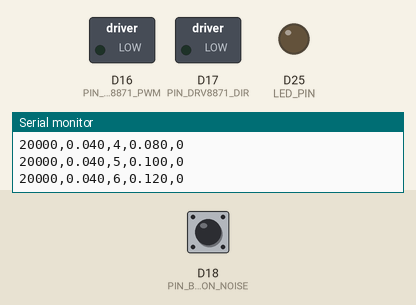
Simulated run of this sketch. Board: Arduino Due. Shown: switched loads named in the sketch (green lamp = pin HIGH), output pins drawn as LEDs (lit = HIGH), the last lines printed to the serial monitor. Inputs (shaded band) come from the test bench; at power-on: D18 (PIN_BUTTON_NOISE) HIGH.

Above: at 1.6 s.
1.7 s: D18 (PIN_BUTTON_NOISE) pulled LOW for 0.2 s
At 1.93 s:
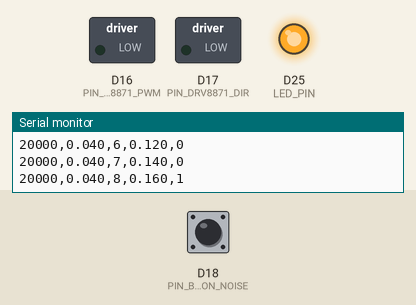
4.9 s: D18 (PIN_BUTTON_NOISE) pulled LOW for 1 s
At 6.8 s:
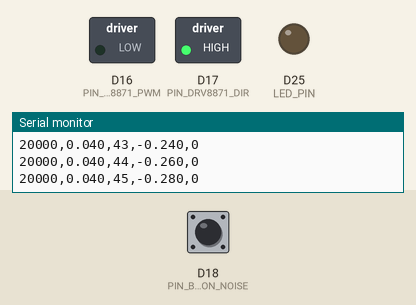
8.9 s: D18 (PIN_BUTTON_NOISE) pulled LOW for 3.2 s
At 9.5 s:
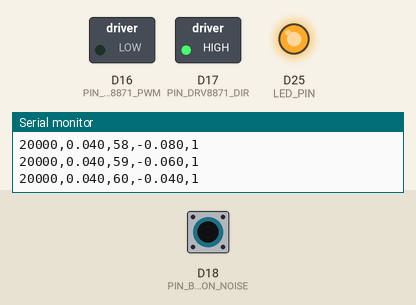
Timing chart, 0 to 19.7 s (numbered marks = the images above; inputs shaded):
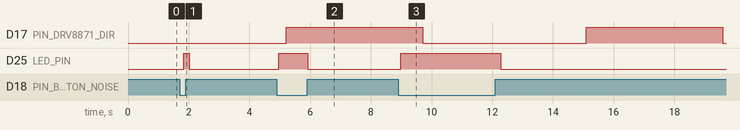

The sketch:

silent-motor.ino
```cpp
// See main_clean.cpp
```

main_clean.cpp
```cpp
#include "config.h"
#ifndef RUN_NOISE_SWEEP
#define RUN_NOISE_SWEEP 0
#endif
#if !RUN_NOISE_SWEEP
// main_clean.cpp — minimal closed-loop step test (no display)
// - Reads fader ADC (0..1023), follows a step profile
// - PID tuned for silence: coast inside deadband, high PWM freq
// - Prints CSV over Serial: time_ms,setpoint,position,u_cmd

#include <Arduino.h>
#include "pins.h"
#include "motor_clean.hpp"
#include "pid_clean.hpp"
#include "display_oled.hpp"

DRV8871   drv;
SimplePID pid;
OledUi oled;

// ADC helpers
uint16_t read_fader() {
  return analogRead(PIN_FADER_ADC); // 0..1023 on RP2040 Arduino core
}

// Map PID output [-1000..1000] to drive [-1..+1]
float map_u(int16_t u) {
  float s = (float)u / 1000.0f;
  if (fabsf(s) < 0.01f) return 0.0f;
  return s;
}

void setup() {
  Serial.begin(115200);
  delay(500);
  pinMode(LED_PIN, OUTPUT);
  digitalWrite(LED_PIN, LOW);

  // OLED init
  oled.begin();

  // ADC
  analogReadResolution(10);          // 0..1023
  analogReadPin(PIN_FADER_ADC);

  // Motor
  drv.begin(PIN_DRV8871_PWM, PIN_DRV8871_DIR, 40000);
  drv.duty_min = 0.08f;
  drv.duty_max = 0.80f;

  // PID
  pid.setTunings(1.1f, 0.0f, 0.04f, 60.0f, 1000.0f);

  Serial.println("#STEP_TEST,ver=1");
  Serial.println("#columns: t_ms,setpoint,position,u_cmd");
}

uint32_t t0=0;
int16_t setpoint=0;
uint8_t phase=0;

void loop() {
  static uint32_t last = 0;
  uint32_t now = millis();
  if (now - last < 1) return;  // 1 kHz loop
  last = now;

  // Generate a step profile every 2s: 200 -> 800 -> 200...
  if (t0==0) t0 = now;
  uint32_t t = now - t0;
  if (t % 2000 < 20) {
    phase ^= 1;
    setpoint = phase ? 800 : 200;
  }

  uint16_t pos = read_fader();
  int16_t u = pid.update(setpoint, pos);

  // Deadband near zero error => coast to keep silent
  if (abs(setpoint - (int)pos) < 10) {
    drv.coast();
  } else {
    drv.drive(map_u(u));
  }


  // OLED ~30 Hz
  static uint32_t last_oled = 0;
  if (now - last_oled >= 33) {
    last_oled = now;
    oled.draw(pos, setpoint, u, drv.pwm_hz);
  }

    // Log CSV (downsample to ~100 Hz for serial)
  static uint8_t decim=0;
  if (++decim >= 10) {
    decim = 0;
    Serial.print(now); Serial.print(",");
    Serial.print(setpoint); Serial.print(",");
    Serial.print(pos); Serial.print(",");
    Serial.println(u);
  }
}

#endif
```

motor_clean.hpp
```cpp
#pragma once
#include <Arduino.h>

// Clean DRV8871 driver for RP2040 (Pico)
// - One PWM pin (IN1) and one DIR pin (IN2).
// - "Coast" at rest (both low).
// - Supports high PWM freq to avoid audible noise.

struct DRV8871 {
  uint8_t pin_pwm;   // IN1
  uint8_t pin_dir;   // IN2
  uint32_t pwm_hz;   // default 40000 Hz

  // Limits & behavior
  float duty_min = 0.08f;   // friction compensation
  float duty_max = 0.80f;   // clamp
  bool  slow_decay = true;  // if true: PWM on IN1 and level on IN2

  void begin(uint8_t in1_pwm, uint8_t in2_dir, uint32_t pwm_freq_hz=40000) {
    pin_pwm = in1_pwm; pin_dir = in2_dir; pwm_hz = pwm_freq_hz;
    pinMode(pin_pwm, OUTPUT);
    pinMode(pin_dir, OUTPUT);
    digitalWrite(pin_pwm, LOW);
    digitalWrite(pin_dir, LOW);
    setPwmFreq(pwm_hz);
  }

  void setPwmFreq(uint32_t hz) {
    // Earle Philhower Arduino-Pico supports analogWriteFreq()
    #if defined(ARDUINO_ARCH_RP2040)
      analogWriteFreq(hz);
    #endif
  }

  void coast() {
    analogWrite(pin_pwm, 0);
    digitalWrite(pin_dir, LOW);
  }

  // u in [-1..+1]
  void drive(float u) {
    if (fabsf(u) < 1e-6f) { coast(); return; }
    float s = constrain(u, -1.0f, 1.0f);

    // Apply clamps
    float mag = fabsf(s);
    if (mag > 0.0f && mag < duty_min) mag = duty_min;
    if (mag > duty_max) mag = duty_max;

    uint16_t duty = (uint16_t)(mag * 255.0f);

    if (s >= 0) {
      // Direction A
      digitalWrite(pin_dir, LOW);
      analogWrite(pin_pwm, duty);
    } else {
      // Direction B
      digitalWrite(pin_dir, HIGH);
      analogWrite(pin_pwm, duty);
    }
  }
};
```

noise_sweep.cpp
```cpp
#include "config.h"
#ifndef RUN_NOISE_SWEEP
#define RUN_NOISE_SWEEP 0
#endif
#if RUN_NOISE_SWEEP
// tests/noise_sweep.cpp
// Purpose: find "noise onset" vs PWM frequency and duty_min.
// - Press the button on GP2 when you HEAR noise -> it logs the current step.
// - Results are printed over USB Serial as CSV for later analysis.
// Compile as Arduino sketch (RP2040 core).

#include <Arduino.h>
#include "pins.h"
#include "motor_clean.hpp"

DRV8871 drv;

static const uint32_t freqs[] = { 20000, 25000, 32000, 40000, 50000 };
static const float duty_mins[] = { 0.04f, 0.06f, 0.08f, 0.10f, 0.12f };

uint8_t buttonState() { pinMode(PIN_BUTTON_NOISE, INPUT_PULLUP); return digitalRead(PIN_BUTTON_NOISE); }

void setup() {
  Serial.begin(115200);
  delay(400);
  pinMode(LED_PIN, OUTPUT);
  digitalWrite(LED_PIN, LOW);

  drv.begin(PIN_DRV8871_PWM, PIN_DRV8871_DIR, freqs[0]);
  drv.duty_max = 0.80f;

  Serial.println("#NOISE_TEST,ver=1");
  Serial.println("#columns: freq_hz,duty_min,step,u_signed,button");
}

void do_step(float u, uint32_t dwell_ms) {
  drv.drive(u);
  uint8_t b = (buttonState()==LOW)?1:0;
  Serial.print(drv.pwm_hz); Serial.print(",");
  Serial.print(drv.duty_min, 3); Serial.print(",");
  static uint32_t step=0; Serial.print(step++); Serial.print(",");
  Serial.print(u, 3); Serial.print(",");
  Serial.println((int)b);
  digitalWrite(LED_PIN, b?HIGH:LOW);
  delay(dwell_ms);
}

void loop() {
  for (uint8_t fi=0; fi<sizeof(freqs)/sizeof(freqs[0]); ++fi) {
    drv.setPwmFreq(freqs[fi]);
    drv.pwm_hz = freqs[fi];
    for (uint8_t di=0; di<sizeof(duty_mins)/sizeof(duty_mins[0]); ++di) {
      drv.duty_min = duty_mins[di];

      // Sweep small steps around zero to probe stick/slip noise
      for (float u=0.00f; u<=0.30f; u+=0.02f)  do_step(+u, 180);
      for (float u=0.30f; u>=-0.30f; u-=0.02f) do_step(+u, 120);
      for (float u=-0.30f; u<=0.00f; u+=0.02f) do_step(+u, 180);

      // Rest
      drv.coast();
      delay(400);
    }
  }

  // Hold done
  drv.coast();
  while (1) { digitalWrite(LED_PIN, HIGH); delay(200); digitalWrite(LED_PIN, LOW); delay(800); }
}

#endif
```

config.h
```cpp
#pragma once
// Set to 1 to build the NOISE SWEEP test, 0 to build the STEP (PID) test
#define RUN_NOISE_SWEEP 1
```

pins.h
```cpp
#pragma once
#include <Arduino.h>

// Default pins (can be changed in setup)
static const uint8_t PIN_DRV8871_PWM = 16; // GP16
static const uint8_t PIN_DRV8871_DIR = 17; // GP17
static const uint8_t PIN_FADER_ADC   = 26; // ADC0
static const uint8_t PIN_BUTTON_NOISE= 18;  // GP2 (active LOW)
static const uint8_t LED_PIN         = 25; // onboard
```

Measured:
- after the input at 1.7 s, D25 (LED_PIN): LOW → HIGH after 0.14 s, → LOW 0.18 s later
- after the input at 4.9 s, D25 (LED_PIN): LOW → HIGH after 0.07 s, → LOW 0.96 s later
- after the input at 8.9 s, D25 (LED_PIN): LOW → HIGH after 0.09 s, → LOW 3.3 s later
